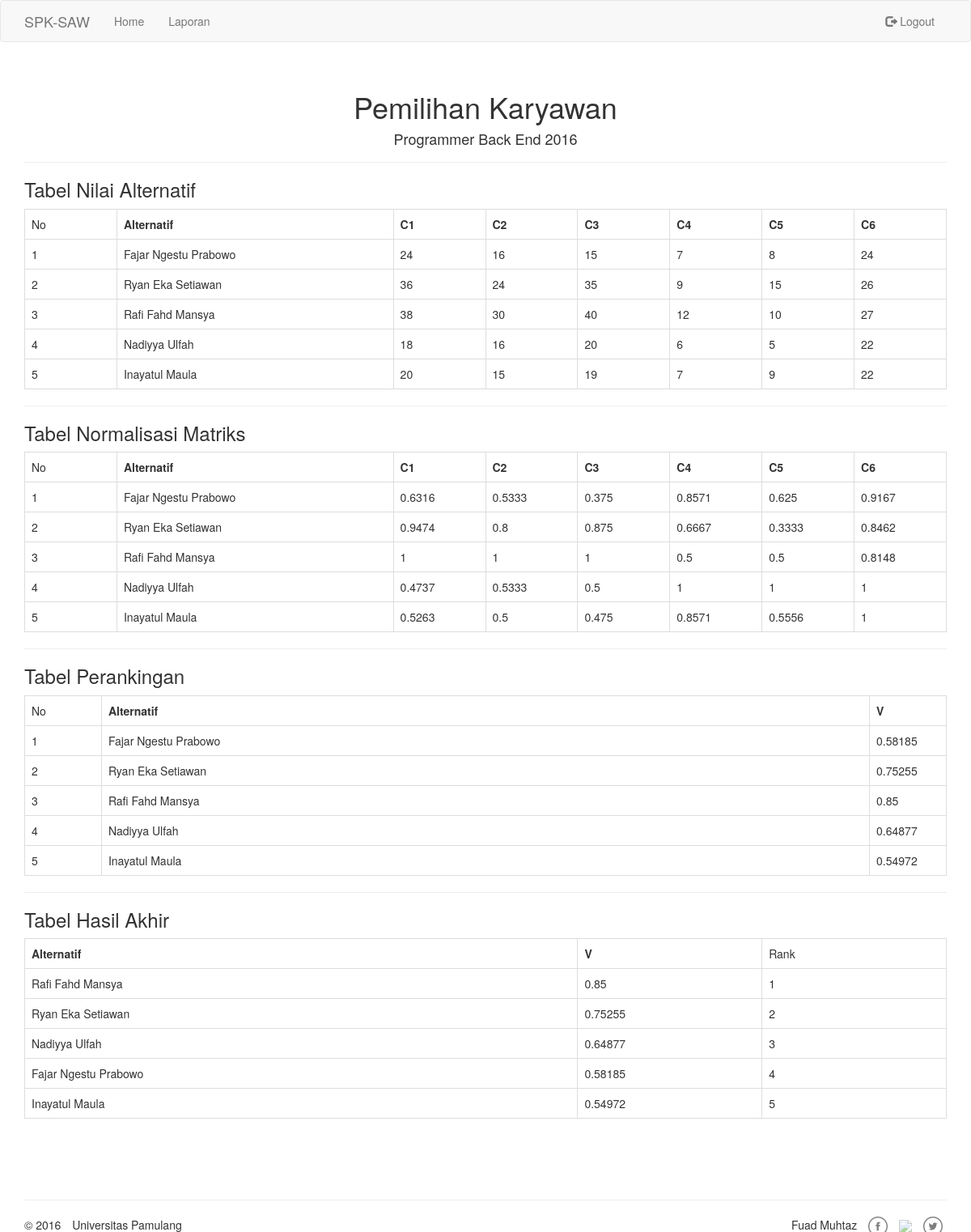
Page /detail-laporan.php?id=40 (signed in) on the committed database.
### tables this page shows
CREATE TABLE `pemilihan` (
  `id` int(11) NOT NULL,
  `keterangan` varchar(255) NOT NULL,
  `tanggal` date NOT NULL,
  `status` varchar(20) NOT NULL
);

CREATE TABLE `nilai` (
  `id_pemilihan` int(11) NOT NULL,
  `c1` double NOT NULL,
  `c2` double NOT NULL,
  `c3` double NOT NULL,
  `c4` double NOT NULL,
  `c5` double NOT NULL,
  `c6` double NOT NULL
);

CREATE TABLE `alternatif` (
  `id_pemilihan` int(11) NOT NULL,
  `alternatif` varchar(255) NOT NULL
);

CREATE TABLE `normalisasi` (
  `id_pemilihan` int(11) NOT NULL,
  `c1` double NOT NULL,
  `c2` double NOT NULL,
  `c3` double NOT NULL,
  `c4` double NOT NULL,
  `c5` double NOT NULL,
  `c6` double NOT NULL
);

CREATE TABLE `ranking` (
  `id_pemilihan` int(11) NOT NULL,
  `v` double NOT NULL
);

### detail-laporan.php (the view, shortened to what this page needs)
<?php
require './includes/config.php';
$req = $dbc->prepare("SELECT * FROM pemilihan WHERE id = ?");
$req->bindParam(1, $_GET['id']);
$req->execute();
$pemilihan = $req->fetch();
$req = $dbc->prepare("SELECT * FROM alternatif WHERE id_pemilihan = ?");
$req->bindParam(1, $_GET['id']);
$req->execute();
$alternatif = $req->fetchAll();
$req = $dbc->prepare("SELECT * FROM nilai WHERE id_pemilihan = ?");
$req->bindParam(1, $_GET['id']);
$req->execute();
$nilai = $req->fetchAll();
$req = $dbc->prepare("SELECT * FROM normalisasi WHERE id_pemilihan = ?");
$req->bindParam(1, $_GET['id']);
$req->execute();
$normalisasi = $req->fetchAll();
$req = $dbc->prepare("SELECT * FROM ranking WHERE id_pemilihan = ?");
$req->bindParam(1, $_GET['id']);
$req->execute();
$v = $req->fetchAll();
include './includes/header.php';
?>
<div class="col-md-12">
    <div class="page-header text-center">
        <h1>Pemilihan Karyawan</h1>
        <h4><?php echo $pemilihan['keterangan']; ?></h4>
    </div>
    <h3>Tabel Nilai Alternatif</h3>
    <table class="table table-bordered">
        <tr>
            <td class="col-md-1">No</td>
            <th class="col-md-3">Alternatif</th>
            <th class="col-md-1">C1</th>
            <th class="col-md-1">C2</th>
            <th class="col-md-1">C3</th>
            <th class="col-md-1">C4</th>
            <th class="col-md-1">C5</th>
            <th class="col-md-1">C6</th>
        </tr>
        <?php
        for($i = 0; $i < count($alternatif); $i++) {
            echo '<tr>
                    <td class="col-md-1">'.($i+1).'</td>
                    <td class="col-md-3">'.$alternatif[$i]['alternatif'].'</td>
                    <td class="col-md-1">'.$nilai[$i]['c1'].'</td>
                    <td class="col-md-1">'.$nilai[$i]['c2'].'</td>
                    <td class="col-md-1">'.$nilai[$i]['c3'].'</td>
                    <td class="col-md-1">'.$nilai[$i]['c4'].'</td>
                    <td class="col-md-1">'.$nilai[$i]['c5'].'</td>
                    <td class="col-md-1">'.$nilai[$i]['c6'].'</td>
                </tr>';
        }
        ?>
    </table>
    <hr />
    <h3>Tabel Normalisasi Matriks</h3>
    <table class="table table-bordered">
        <tr>
            <td class="col-md-1">No</td>
            <th class="col-md-3">Alternatif</th>
            <th class="col-md-1">C1</th>
            <th class="col-md-1">C2</th>
            <th class="col-md-1">C3</th>
            <th class="col-md-1">C4</th>
            <th class="col-md-1">C5</th>
            <th class="col-md-1">C6</th>
        </tr>
        <?php
        for($i = 0; $i < count($alternatif); $i++) {
            echo '<tr>
                    <td class="col-md-1">'.($i+1).'</td>
                    <td class="col-md-3">'.$alternatif[$i]['alternatif'].'</td>
                    <td class="col-md-1">'.$normalisasi[$i]['c1'].'</td>
                    <td class="col-md-1">'.$normalisasi[$i]['c2'].'</td>
                    <td class="col-md-1">'.$normalisasi[$i]['c3'].'</td>
                    <td class="col-md-1">'.$normalisasi[$i]['c4'].'</td>
                    <td class="col-md-1">'.$normalisasi[$i]['c5'].'</td>
                    <td class="col-md-1">'.$normalisasi[$i]['c6'].'</td>
                </tr>';
        }
        ?>
    </table>
    <hr />
    <h3>Tabel Perankingan</h3>
    <table class="table table-bordered">
        <tr>
            <td class="col-md-1">No</td>
            <th class="col-md-3">Alternatif</th>
            <th class="col-md-1">V</th>
        </tr>
        <?php
        for($i = 0; $i < count($alternatif); $i++) {
            echo '<tr>
                    <td class="col-md-1">'.($i+1).'</td>
                    <td class="col-md-10">'.$alternatif[$i]['alternatif'].'</td>
                    <td class="col-md-1">'.$v[$i]['v'].'</td>
                </tr>';
        }
        ?>
    </table>
    <hr />
    <?php
    $hasil = array();
    for($i = 0; $i < count($alternatif); $i++) {
        $hasil[] = array(
            "alternatif" => $alternatif[$i]['alternatif'],
            "v" => $v[$i]['v']
        );
    }
    usort($hasil, function($a, $b) {
        return $a['v'] < $b['v'];
    });
    ?>
    <h3>Tabel Hasil Akhir</h3>
    <table class="table table-bordered">
        <tr>
            <th class="col-md-3">Alternatif</th>
            <th class="col-md-1">V</th>
            <td class="col-md-1">Rank</td>
        </tr>
        <?php
        for($i = 0; $i < count($hasil); $i++) {
            echo '<tr>
                    <td class="col-md-3">'.$hasil[$i]['alternatif'].'</td>
                    <td class="col-md-1">'.$hasil[$i]['v'].'</td>
                    <td class="col-md-1">'.($i+1).'</td>
                </tr>';
        }
        ?>
    </table>
</div>
<?php
include './includes/footer.php';
?>

### includes/header.php (shortened to what this page needs)
<!DOCTYPE html>
<html>
<head>
    <link rel="stylesheet" href="css/bootstrap.min.css" type="text/css" />
    <link rel="stylesheet" href="css/styles.css" type="text/css" />
</head>
<body>
    <nav class="navbar navbar-default">
        <div class="container">
            <div class="navbar-header">
                <a class="navbar-brand" href="#">SPK-SAW</a>
            </div>
            <div class="collapse navbar-collapse" id="bs-example-navbar-collapse-1">
                <ul class="nav navbar-nav">
                <?php
                $pages = array(
                    'Home' => 'index.php',
                    );
                if (isset($_SESSION['admin'])) {
                    $pages['Laporan'] = 'laporan.php';
                }
                $this_page = basename($_SERVER['PHP_SELF']);
                foreach ($pages as $key => $value) {
                    echo '<li';
                    if ($this_page == $value) {
                        echo ' class="active"';
                    }
                    echo '><a href="'.$value.'">'.$key.'</a></li>';
                }
                ?>
                </ul>
                <ul class="nav navbar-nav navbar-right">
                <?php
                if (isset($_SESSION['admin'])) {
                    echo '<li><a href="logout.php"><span class="glyphicon glyphicon-log-out" aria-hidden="true"></span> Logout</a></li>';
                }
                ?>
                </ul>
            </div>
        </div>
    </nav>
    <div class="container">
        <div class="row">

### includes/footer.php
        </div>
    </div>
    <footer class="footer">
        <div class="container">
            <hr>
            <ul class="list-inline pull-right">
                <li>Fuad Muhtaz</li>
                <li><a href="https://www.facebook.com/fuadmuhtaz" target="_blank"><img src="img/facebook.png" class="sosmed"></a></li>
                <li><a href="https://github.com/fuadmuhtaz" target="_blank"><img src="img/github.png" class="sosmed"></a></li>
                <li><a href="https://twitter.com/fuadmuhtaz" target="_blank"><img src="img/twitter.png" class="sosmed"></a></li>
            </ul>
            <ul class="list-inline">
                <li>&copy; 2016</li>
                <li>Universitas Pamulang</li>
            </ul>
        </div>
    </footer>
</body>
</html>

### css/styles.css (style rules this page uses)
html { position: relative; min-height: 100%; }
body { margin-bottom: 60px; }
.footer { position: absolute; bottom: 0; width: 100%; height: 60px; }
.sosmed { opacity: .5; }

### rows in the picture
pemilihan: keterangan "Programmer Back End 2016"
nilai: c1 "24", c2 "16", c3 "15", c4 "7", c5 "8", c6 "24"
alternatif: alternatif "Fajar Ngestu Prabowo"
nilai: c1 "36", c2 "24", c3 "35", c4 "9", c5 "15", c6 "26"
alternatif: alternatif "Ryan Eka Setiawan"
nilai: c1 "38", c2 "30", c3 "40", c4 "12", c5 "10", c6 "27"
alternatif: alternatif "Rafi Fahd Mansya"
nilai: c1 "18", c2 "16", c3 "20", c4 "6", c5 "5", c6 "22"
alternatif: alternatif "Nadiyya Ulfah"
nilai: c1 "20", c2 "15", c3 "19", c4 "7", c5 "9", c6 "22"
alternatif: alternatif "Inayatul Maula"
normalisasi: c1 "0.6316", c2 "0.5333", c3 "0.375", c4 "0.8571", c5 "0.625", c6 "0.9167"
normalisasi: c1 "0.9474", c2 "0.8", c3 "0.875", c4 "0.6667", c5 "0.3333", c6 "0.8462"
normalisasi: c1 "1", c2 "1", c3 "1", c4 "0.5", c5 "0.5", c6 "0.8148"
normalisasi: c1 "0.4737", c2 "0.5333", c3 "0.5", c4 "1", c5 "1", c6 "1"
normalisasi: c1 "0.5263", c2 "0.5", c3 "0.475", c4 "0.8571", c5 "0.5556", c6 "1"
ranking: v "0.58185"
ranking: v "0.75255"
ranking: v "0.85"
ranking: v "0.64877"
ranking: v "0.54972"

### other values in the picture
$key "Home"
$key "Laporan"
$hasil[$i]['alternatif'] "Rafi Fahd Mansya"
$hasil[$i]['v'] "0.85"
$hasil[$i]['alternatif'] "Ryan Eka Setiawan"
$hasil[$i]['v'] "0.75255"
$hasil[$i]['alternatif'] "Nadiyya Ulfah"
$hasil[$i]['v'] "0.64877"
$hasil[$i]['alternatif'] "Fajar Ngestu Prabowo"
$hasil[$i]['v'] "0.58185"
$hasil[$i]['alternatif'] "Inayatul Maula"
$hasil[$i]['v'] "0.54972"
